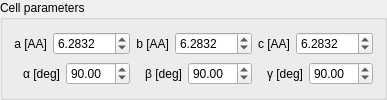
    <widget class="QGroupBox" name="groupBox">
     <property name="sizePolicy">
      <sizepolicy hsizetype="Preferred" vsizetype="Minimum">
       <horstretch>0</horstretch>
       <verstretch>0</verstretch>
      </sizepolicy>
     </property>
     <property name="title">
      <string>Cell parameters</string>
     </property>
     <layout class="QHBoxLayout" name="horizontalLayout">
      <item>
       <layout class="QVBoxLayout" name="verticalLayout_2">
        <item>
         <layout class="QHBoxLayout" name="horizontalLayout_3">
          <item>
           <widget class="QLabel" name="label">
            <property name="text">
             <string>a [AA]</string>
            </property>
            <property name="alignment">
             <set>Qt::AlignRight|Qt::AlignTrailing|Qt::AlignVCenter</set>
            </property>
           </widget>
          </item>
          <item>
           <widget class="QDoubleSpinBox" name="cell_a_spinBox">
            <property name="decimals">
             <number>4</number>
            </property>
            <property name="minimum">
             <double>0.000100000000000</double>
            </property>
            <property name="maximum">
             <double>999.990000000000009</double>
            </property>
            <property name="value">
             <double>6.283200000000000</double>
            </property>
           </widget>
          </item>
         </layout>
        </item>
        <item>
         <layout class="QHBoxLayout" name="horizontalLayout_4">
          <item>
           <widget class="QLabel" name="label_2">
            <property name="text">
             <string>α [deg]</string>
            </property>
            <property name="alignment">
             <set>Qt::AlignRight|Qt::AlignTrailing|Qt::AlignVCenter</set>
            </property>
           </widget>
          </item>
          <item>
           <widget class="QDoubleSpinBox" name="cell_alpha_spinBox">
            <property name="minimum">
             <double>0.010000000000000</double>
            </property>
            <property name="maximum">
             <double>180.000000000000000</double>
            </property>
            <property name="value">
             <double>90.000000000000000</double>
            </property>
           </widget>
          </item>
         </layout>
        </item>
       </layout>
      </item>
      <item>
       <layout class="QVBoxLayout" name="verticalLayout_3">
        <item>
         <layout class="QHBoxLayout" name="horizontalLayout_5">
          <item>
           <widget class="QLabel" name="label_3">
            <property name="text">
             <string>b [AA]</string>
            </property>
            <property name="alignment">
             <set>Qt::AlignRight|Qt::AlignTrailing|Qt::AlignVCenter</set>
            </property>
           </widget>
          </item>
          <item>
           <widget class="QDoubleSpinBox" name="cell_b_spinBox">
            <property name="decimals">
             <number>4</number>
            </property>
            <property name="minimum">
             <double>0.000100000000000</double>
            </property>
            <property name="maximum">
             <double>999.990000000000009</double>
            </property>
            <property name="value">
             <double>6.283200000000000</double>
            </property>
           </widget>
          </item>
         </layout>
        </item>
        <item>
         <layout class="QHBoxLayout" name="horizontalLayout_6">
          <item>
           <widget class="QLabel" name="label_4">
            <property name="text">
             <string>β [deg]</string>
            </property>
            <property name="alignment">
             <set>Qt::AlignRight|Qt::AlignTrailing|Qt::AlignVCenter</set>
            </property>
           </widget>
          </item>
          <item>
           <widget class="QDoubleSpinBox" name="cell_beta_spinBox">
            <property name="minimum">
             <double>0.010000000000000</double>
            </property>
            <property name="maximum">
             <double>180.000000000000000</double>
            </property>
            <property name="value">
             <double>90.000000000000000</double>
            </property>
           </widget>
          </item>
         </layout>
        </item>
       </layout>
      </item>
      <item>
       <layout class="QVBoxLayout" name="verticalLayout_5">
        <item>
         <layout class="QHBoxLayout" name="horizontalLayout_9">
          <item>
           <widget class="QLabel" name="label_7">
            <property name="text">
             <string>c [AA]</string>
            </property>
            <property name="alignment">
             <set>Qt::AlignRight|Qt::AlignTrailing|Qt::AlignVCenter</set>
            </property>
           </widget>
          </item>
          <item>
           <widget class="QDoubleSpinBox" name="cell_c_spinBox">
            <property name="decimals">
             <number>4</number>
            </property>
            <property name="minimum">
             <double>0.000100000000000</double>
            </property>
            <property name="maximum">
             <double>999.990000000000009</double>
            </property>
            <property name="value">
             <double>6.283200000000000</double>
            </property>
           </widget>
          </item>
         </layout>
        </item>
        <item>
         <layout class="QHBoxLayout" name="horizontalLayout_10">
          <item>
           <widget class="QLabel" name="label_8">
            <property name="text">
             <string>γ [deg]</string>
            </property>
            <property name="alignment">
             <set>Qt::AlignRight|Qt::AlignTrailing|Qt::AlignVCenter</set>
            </property>
           </widget>
          </item>
          <item>
           <widget class="QDoubleSpinBox" name="cell_gamma_spinBox">
            <property name="minimum">
             <double>0.010000000000000</double>
            </property>
            <property name="maximum">
             <double>180.000000000000000</double>
            </property>
            <property name="value">
             <double>90.000000000000000</double>
            </property>
           </widget>
          </item>
         </layout>
        </item>
       </layout>
      </item>
     </layout>
    </widget>
